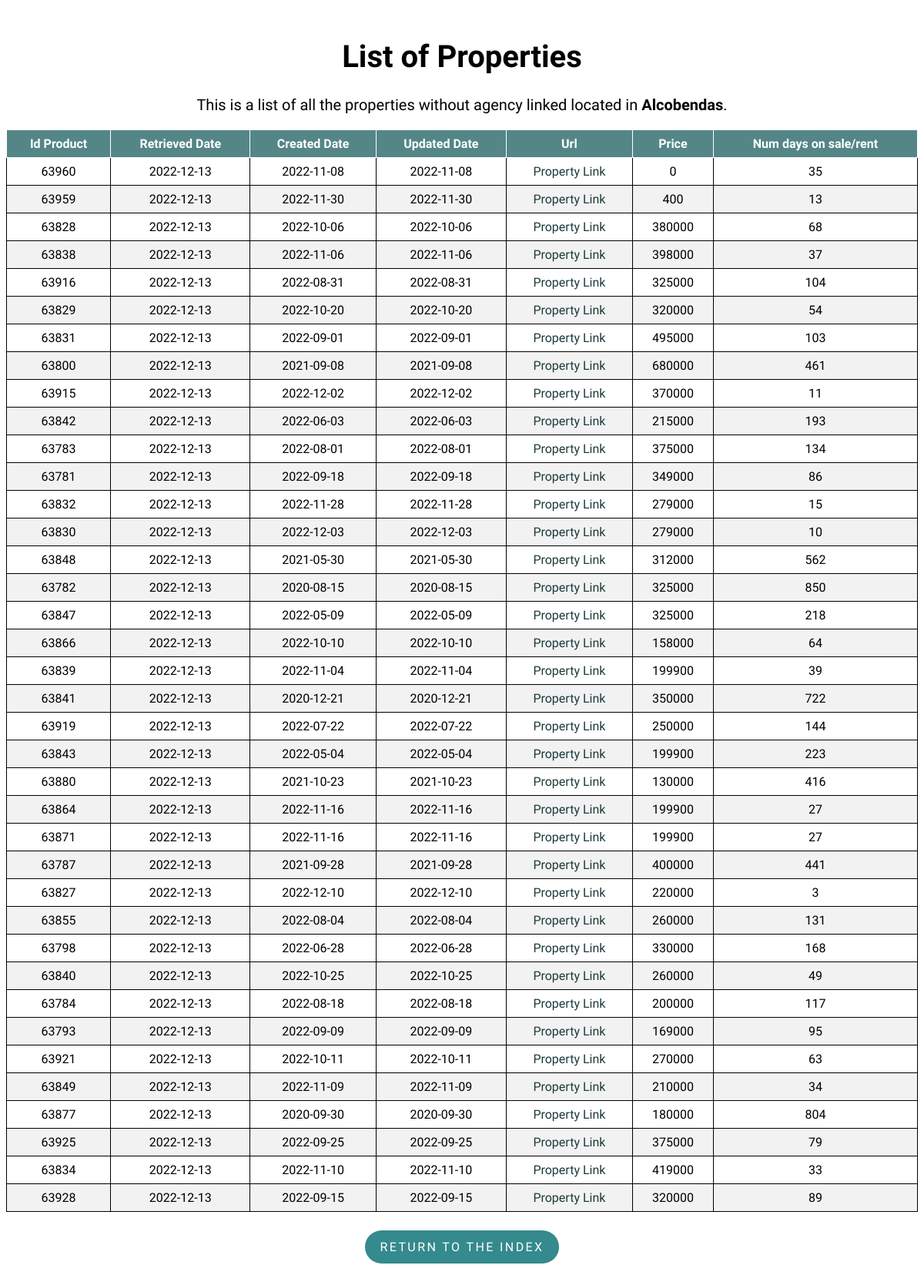
Page /property/Alcobendas on the committed database.
### flask-app/read_db.py (models this page shows)
class Property(db.Model):
    __tablename__ = 'properties'
    id_product = db.Column(db.Integer, primary_key=True)
    retrieved_date = db.Column(db.Date)
    created_date = db.Column(db.Date)
    url = db.Column(db.Text)
    mobile = db.Column(db.Integer)
    agency = db.Column(db.Text)
    real_estate_id = db.Column(db.Integer)
    price = db.Column(db.Integer)
    type_id = db.Column(db.Integer)
    trans_type_id = db.Column(db.Integer)
    location = db.Column(db.Text)
    num_days = db.Column(db.Integer)
    updated_date = db.Column(db.Date)

### flask-app/read_db.py (the view)
@app.route('/property/<location>', methods=['GET', 'POST'])
def property(location):
    properties = Property.query.filter_by(
        type_id=1, location=location).order_by(Property.url).distinct()
    return render_template('list.html', properties=properties, location=location)

### flask-app/templates/list.html (shortened to what this page needs)
<!DOCTYPE html>
<html lang="en">
<head>
    <link rel="stylesheet" type="text/css" href="{{ url_for('static', filename='styles/style.css') }}">
    <link rel="stylesheet" type="text/css" href="{{ url_for('static', filename='styles/tablesort.css') }}">
</head>
<body>
    <h1 class="list_header" style="font-size:40px;">List of Properties</h1>
    <p class="list_header" style="margin-top: 25px;font-size:20px;">This is a list of all the properties without agency linked located in
        <strong>{{ location }}</strong>.
    </p>
    <table class="table table-sortable">
        <thead>
            <tr>
                <th>Id Product</th>
                <th>Retrieved Date</th>
                <th>Created Date</th>
                <th>Updated Date</th>
                <th>Url</th>
                <th>Price</th>
                <th>Num days on sale/rent</th>
            </tr>
        </thead>
        <tbody>
            {% for property in properties %}
            <tr>
                <td>{{ property.id_product }}</td>
                <td>{{ property.retrieved_date }}</td>
                <td>{{ property.created_date }}</td>
                <td>{{ property.updated_date }}</td>
                <td>
                    <a class="property_link" href={{ property.url }}>Property Link</a>
                </td>
                <td><a>{{ property.price }}</a></td>
                <td>{{ property.num_days }}</td>
            </tr>
            {% endfor %}
        </tbody>
    </table>
    <div class = "btn_container">
        <p class="return_btn"><a class = "btn_link" href="{{ url_for('index') }}">Return to the index</a></p>
    </div>
</body>
</html>

### flask-app/static/styles/style.css (style rules this page uses)
body { font-family: 'Muli','Open Sans','Open Sans-fallback',sans-serif; }
table, th, td { border: 1px solid; }
table { width: 100%; border-collapse: collapse; }
th, td { text-align: center; padding: 8px; }
tr:nth-child(even) { background-color: #f2f2f2 }
th { background-color: rgb(84, 134, 135); color: white; }
.index_header, .list_header { margin-top: 50px; text-align: center; }
a.property_link { text-decoration: none; }
a.property_link:link, a.property_link:visited { color: rgb(28, 58, 58); }
.return_btn { display: inline-block; padding: .75rem 1.25rem; border-radius: 10rem; text-transform: uppercase; font-size: 1rem; letter-spacing: .15rem; transition: all .3s; position: relative; overflow: hidden; z-index: 1; background-color: rgb(52, 138, 140); }
.btn_link { text-decoration: none; color: #fff; }
.btn_container { margin-top: 8px; display: flex; justify-content: center; align-items: center; }

### flask-app/static/styles/tablesort.css (style rules this page uses)
.table-sortable th { cursor: pointer; }

### rows in the picture
Property: id_product "63960", retrieved_date "2022-12-13", created_date "2022-11-08", updated_date "2022-11-08", price "0", num_days "35"
Property: id_product "63959", retrieved_date "2022-12-13", created_date "2022-11-30", updated_date "2022-11-30", price "400", num_days "13"
Property: id_product "63828", retrieved_date "2022-12-13", created_date "2022-10-06", updated_date "2022-10-06", price "380000", num_days "68"
Property: id_product "63838", retrieved_date "2022-12-13", created_date "2022-11-06", updated_date "2022-11-06", price "398000", num_days "37"
Property: id_product "63916", retrieved_date "2022-12-13", created_date "2022-08-31", updated_date "2022-08-31", price "325000", num_days "104"
Property: id_product "63829", retrieved_date "2022-12-13", created_date "2022-10-20", updated_date "2022-10-20", price "320000", num_days "54"
Property: id_product "63831", retrieved_date "2022-12-13", created_date "2022-09-01", updated_date "2022-09-01", price "495000", num_days "103"
Property: id_product "63800", retrieved_date "2022-12-13", created_date "2021-09-08", updated_date "2021-09-08", price "680000", num_days "461"
Property: id_product "63915", retrieved_date "2022-12-13", created_date "2022-12-02", updated_date "2022-12-02", price "370000", num_days "11"
Property: id_product "63842", retrieved_date "2022-12-13", created_date "2022-06-03", updated_date "2022-06-03", price "215000", num_days "193"
Property: id_product "63783", retrieved_date "2022-12-13", created_date "2022-08-01", updated_date "2022-08-01", price "375000", num_days "134"
Property: id_product "63781", retrieved_date "2022-12-13", created_date "2022-09-18", updated_date "2022-09-18", price "349000", num_days "86"
Property: id_product "63832", retrieved_date "2022-12-13", created_date "2022-11-28", updated_date "2022-11-28", price "279000", num_days "15"
Property: id_product "63830", retrieved_date "2022-12-13", created_date "2022-12-03", updated_date "2022-12-03", price "279000", num_days "10"
Property: id_product "63848", retrieved_date "2022-12-13", created_date "2021-05-30", updated_date "2021-05-30", price "312000", num_days "562"
Property: id_product "63782", retrieved_date "2022-12-13", created_date "2020-08-15", updated_date "2020-08-15", price "325000", num_days "850"
Property: id_product "63847", retrieved_date "2022-12-13", created_date "2022-05-09", updated_date "2022-05-09", price "325000", num_days "218"
Property: id_product "63866", retrieved_date "2022-12-13", created_date "2022-10-10", updated_date "2022-10-10", price "158000", num_days "64"
Property: id_product "63839", retrieved_date "2022-12-13", created_date "2022-11-04", updated_date "2022-11-04", price "199900", num_days "39"
Property: id_product "63841", retrieved_date "2022-12-13", created_date "2020-12-21", updated_date "2020-12-21", price "350000", num_days "722"
Property: id_product "63919", retrieved_date "2022-12-13", created_date "2022-07-22", updated_date "2022-07-22", price "250000", num_days "144"
Property: id_product "63843", retrieved_date "2022-12-13", created_date "2022-05-04", updated_date "2022-05-04", price "199900", num_days "223"
Property: id_product "63880", retrieved_date "2022-12-13", created_date "2021-10-23", updated_date "2021-10-23", price "130000", num_days "416"
Property: id_product "63864", retrieved_date "2022-12-13", created_date "2022-11-16", updated_date "2022-11-16", price "199900", num_days "27"
Property: id_product "63871", retrieved_date "2022-12-13", created_date "2022-11-16", updated_date "2022-11-16", price "199900", num_days "27"
Property: id_product "63787", retrieved_date "2022-12-13", created_date "2021-09-28", updated_date "2021-09-28", price "400000", num_days "441"
Property: id_product "63827", retrieved_date "2022-12-13", created_date "2022-12-10", updated_date "2022-12-10", price "220000", num_days "3"
Property: id_product "63855", retrieved_date "2022-12-13", created_date "2022-08-04", updated_date "2022-08-04", price "260000", num_days "131"
Property: id_product "63798", retrieved_date "2022-12-13", created_date "2022-06-28", updated_date "2022-06-28", price "330000", num_days "168"
Property: id_product "63840", retrieved_date "2022-12-13", created_date "2022-10-25", updated_date "2022-10-25", price "260000", num_days "49"
Property: id_product "63784", retrieved_date "2022-12-13", created_date "2022-08-18", updated_date "2022-08-18", price "200000", num_days "117"
Property: id_product "63793", retrieved_date "2022-12-13", created_date "2022-09-09", updated_date "2022-09-09", price "169000", num_days "95"
Property: id_product "63921", retrieved_date "2022-12-13", created_date "2022-10-11", updated_date "2022-10-11", price "270000", num_days "63"
Property: id_product "63849", retrieved_date "2022-12-13", created_date "2022-11-09", updated_date "2022-11-09", price "210000", num_days "34"
Property: id_product "63877", retrieved_date "2022-12-13", created_date "2020-09-30", updated_date "2020-09-30", price "180000", num_days "804"
Property: id_product "63925", retrieved_date "2022-12-13", created_date "2022-09-25", updated_date "2022-09-25", price "375000", num_days "79"
Property: id_product "63834", retrieved_date "2022-12-13", created_date "2022-11-10", updated_date "2022-11-10", price "419000", num_days "33"
Property: id_product "63928", retrieved_date "2022-12-13", created_date "2022-09-15", updated_date "2022-09-15", price "320000", num_days "89"

### other values in the picture
{{ location }} "Alcobendas"
